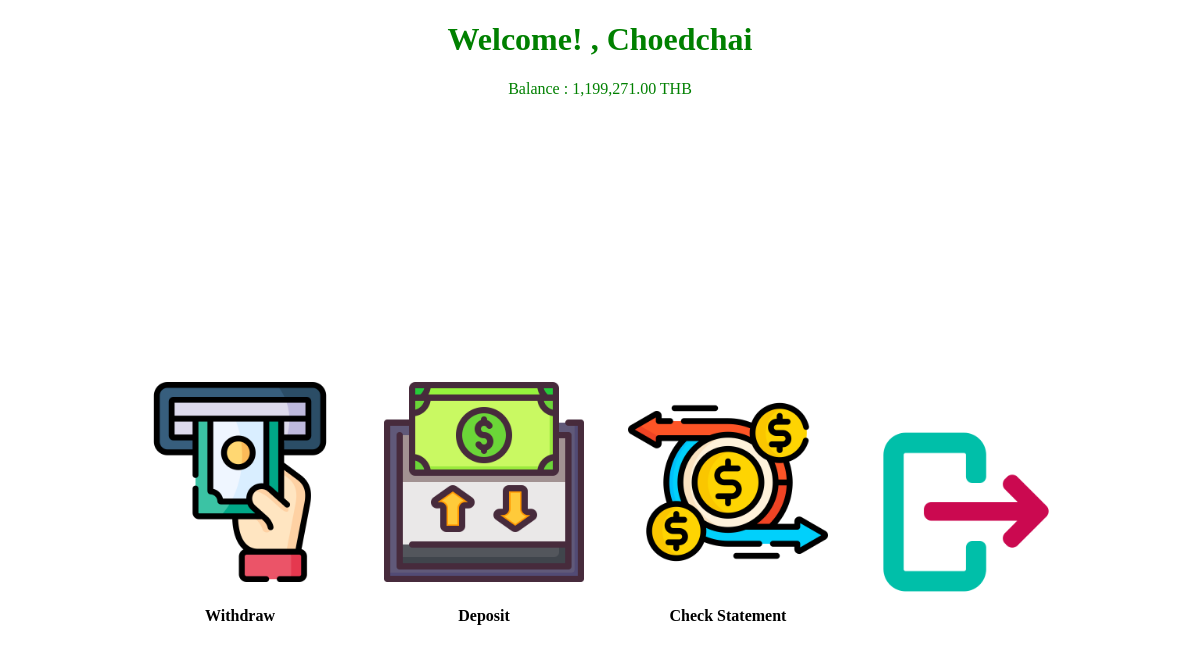
The page /home.php (signed in) on the database as committed earlier.
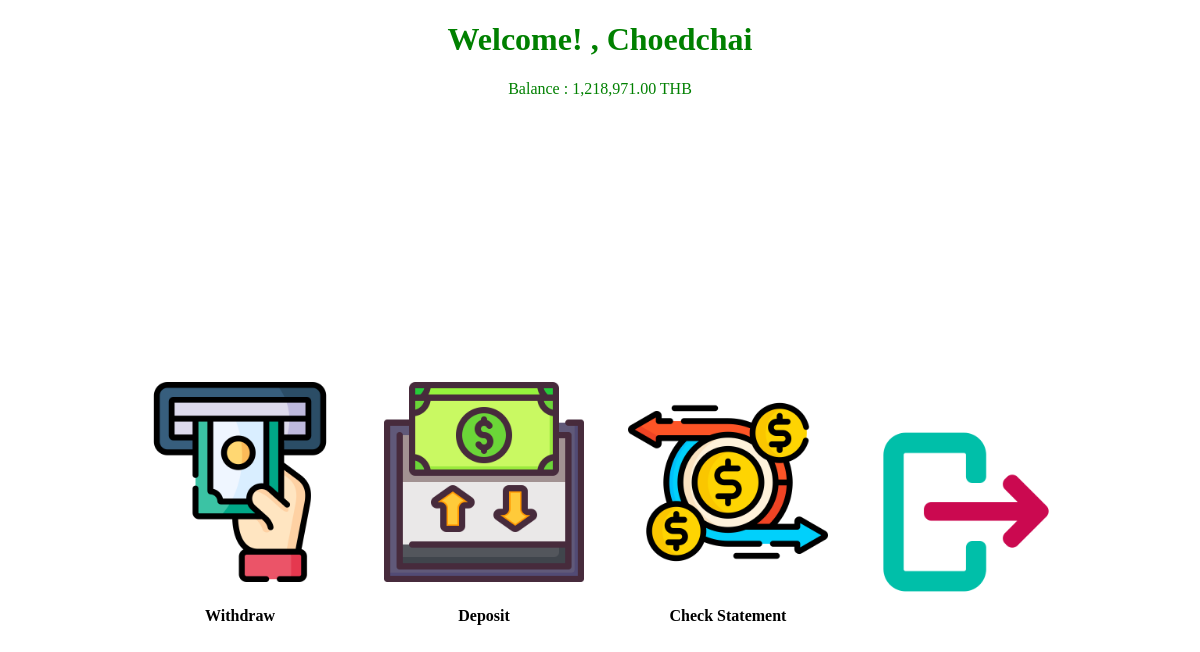
The same page on the database as committed later.
### tables this page shows
CREATE TABLE `users` (
  `id` int(25) NOT NULL,
  `users` varchar(25) NOT NULL,
  `deposit` int(25) DEFAULT NULL,
  `withdraw` int(25) DEFAULT NULL,
  `amount` int(25) NOT NULL,
  `balance` int(25) NOT NULL,
  `search` varchar(25) NOT NULL,
  `show` varchar(25) NOT NULL,
  `username` varchar(25) NOT NULL,
  `password` varchar(25) NOT NULL
);

### home.php (the view, shortened to what this page needs)
<?php
include "conDB.php";
$user_id = $_SESSION['id'];
$sql = "SELECT * FROM users WHERE id='$user_id'";
$result = mysqli_query($conn, $sql);
$user = mysqli_fetch_assoc($result);
?>
<!DOCTYPE html>
<html lang="en">
<head>
  <link rel="stylesheet" href="css/home_style.css">
</head>
<body>
  <h1>Welcome! , <?php echo $user['username']; ?></h1>
  <p>Balance : <?php echo number_format($user['balance'], 2); ?> THB</p>
  <div class="main-home">
    <div class="item-cheild" >
      <form action="withdraw.php">
        <div class="withdraw">
          <button type="submit" class="icon">
            <img src="img/cash-withdrawal.png" alt="withdraw" width="200px" height="200px">
          </button>
        </div>
      </form>
      <h4 for="">Withdraw</h4>
    </div>
    <div class="item-cheild">
      <form action="deposit.php">
        <div class="deposit">
          <button type="submit" class="icon">
            <img src="img/Deposit.png" alt="deposit" width="200px" height="200px">
          </button>
        </div>
      </form>
      <h4  for="">Deposit</h4>
    </div>
    <div class="item-cheild" >
      <form action="statement.php">
        <div class="statement">
          <button type="submit" class="icon">
            <img src="img/statement.png" alt="statement" width="200px" height="200px">
          </button>
        </div>
        <h4  for="">Check Statement</h4>
      </form>
    </div>
    <div>
      <a href="logout.php" onclick="return confirm('Are you confirm to logout?');"> <img src="img/logout.png" alt="" class="icon" width="200px" height="200px"></a>
    </div>
  </div>
</body>
</html>

### css/home_style.css (style rules this page uses)
.main-home { display: flex; align-items: center; justify-content: center; height: 100vh; gap: 2rem; }
body { background-image: url(https://p4.wallpaperbetter.com/wallpaper/159/576/899/the-sky-clouds-landscape-nature-wallpaper-preview.jpg); background-size: cover; }
.icon { background: none; border: none; cursor: pointer; }
h1 { color: green; text-align: center; }
p { color: green; text-align: center; }
.item-cheild { text-align: center; }

Rows that differ between the two databases and show on the page:
changed users "Choedchai": balance "1,199,271.00" → "1,218,971.00"
